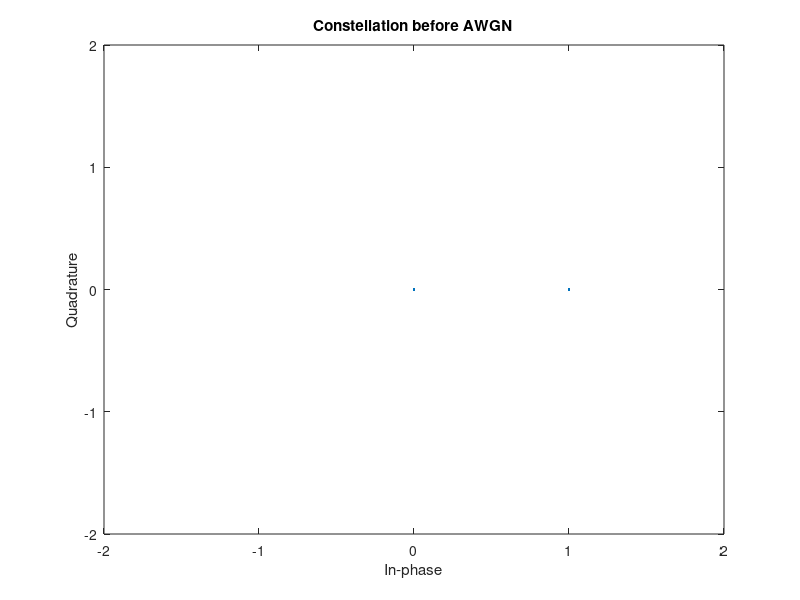
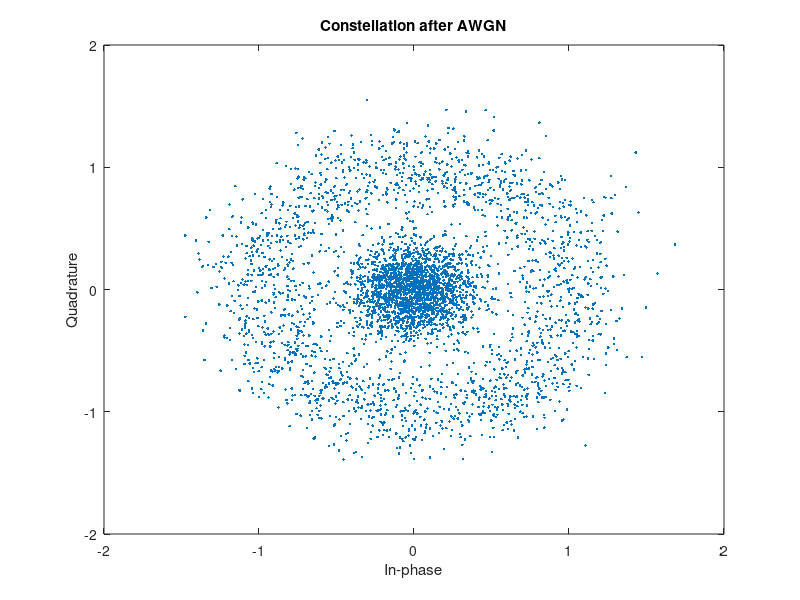

These figures' MATLAB source, in order:
%% Constellation

test_num = 4000;
x = randi([0 1], 1, test_num);
scatterplot(x);
title('Constellation before AWGN');
axis([-2 2 -2 2]);
x_enc = complex(x);
x_recv = awgn(x_enc.* exp(2i * pi * rand(1,test_num)), 8, 'measured');
scatterplot(x_recv);
title('Constellation after AWGN');
axis([-2 2 -2 2]);
